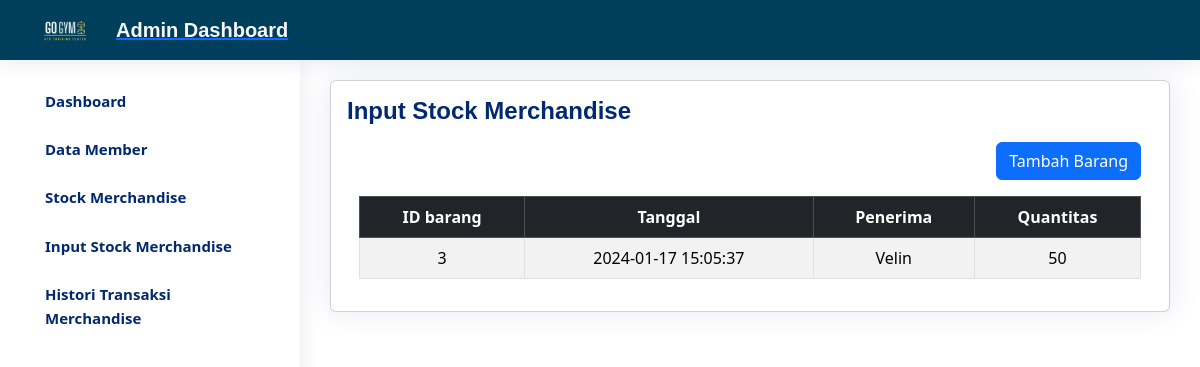
Page /fitur_tambahstock.php on the committed database.
### tables this page shows
CREATE TABLE `masuk` (
  `idmasuk` int(11) NOT NULL,
  `idbarang` int(11) NOT NULL,
  `tanggal` timestamp NOT NULL DEFAULT current_timestamp(),
  `ket` varchar(25) NOT NULL,
  `qty` int(11) NOT NULL
);

### fitur_tambahstock.php (the view, shortened to what this page needs)
<?php
require 'function.php';
?>
<!DOCTYPE html>
<html lang="en">
<head>
    <link rel="stylesheet" href="CSS/styledashtest.css">
    <link href="https://unpkg.com/aos@2.3.1/dist/aos.css" rel="stylesheet">
    <link href="https://cdn.jsdelivr.net/npm/bootstrap@5.3.2/dist/css/bootstrap.min.css" rel="stylesheet"
>
</head>
<body>
    <?php include "navbaradmin.php"; ?>
    <main id="main" class="main">
        <div class="card">
            <div class="card-body">
                <div class="pagetitle">
                    <h1>Input Stock Merchandise</h1>
                    <div class="container">
                        <div class="pt-3 pb-3 d-flex justify-content-end">
                        <button type="button" class="btn btn-primary" data-bs-toggle="modal" data-bs-target="#myModal">
                        Tambah Barang
                        </button>
                        </div>
                        <table class="table text-center table-striped table-bordered">
                        <thead class="thead table-dark">
                                <th>ID barang</th>
                                <th>Tanggal</th>
                                <th>Penerima</th>
                                <th>Quantitas</th>
                            </thead>
                            <tbody>
                                <?php
                                    $ambildata = mysqli_query($conn, "select * from masuk");
                                    while ($tampil = mysqli_fetch_array($ambildata)) {
                                        echo "
                                        <tr>
                                            <td>$tampil[idbarang]</td>
                                            <td>$tampil[tanggal]</td>
                                            <td>$tampil[ket]</td>
                                            <td>$tampil[qty]</td>
                                        </tr>";
                                    }
                                ?>
                            </tbody>
                        </table>
                    </div>
                </div>
            </div>
        </div>
    </main>
</body>
</html>

### CSS/styledashtest.css (style rules this page uses)
:root { scroll-behavior: smooth; }
body { font-family: "Open Sans", sans-serif; background: #f6f9ff; color: #444444; }
h1, h2, h3, h4, h5, h6 { font-family: "Nunito", sans-serif; }
#main { margin-top: 60px; padding: 20px 30px; transition: all 0.3s; }
.pagetitle { margin-bottom: 10px; }
.pagetitle h1 { font-size: 24px; margin-bottom: 0; font-weight: 600; color: #012970; }
.card { margin-bottom: 30px; border: none; border-radius: 5px; box-shadow: 0px 0 30px rgba(1, 41, 112, 0.1); }
.card-body { padding: 0 20px 20px 20px; }
@media (min-width: 1200px) { #main, #footer { margin-left: 300px; } }

### rows in the picture
masuk: idbarang "3", tanggal "2024-01-17 15:05:37", ket "Velin", qty "50"
